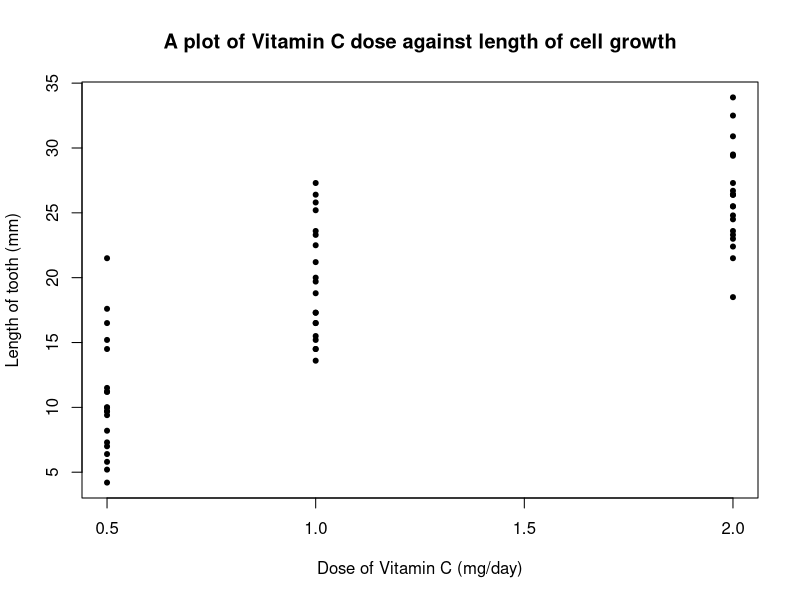
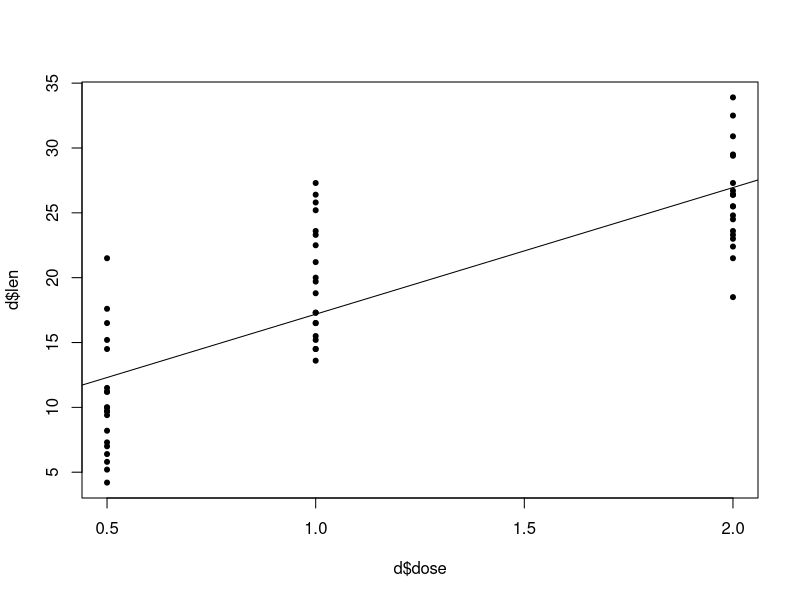

Reproduce these figures in R, in order. (Note: this script raises an error after producing the figures.)
###################################
###################################
########                   ########
########   Data Science 1  ########
########       Lab 7       ######## 
########   5th Dec. 2023   ########
########                   ########
###################################
###################################


# Lets load up the dataset 'ToothGrowth', which shows the result
# of an experiment looking at the effect of vitamin C on tooth growth
# in guinea pigs


data('ToothGrowth')
?ToothGrowth
d <- ToothGrowth
d

# 1.1
# Plot the tooth growth against the dose of vitamin C given



plot(d$dose,d$len, ylab="Length of tooth (mm)",pch=20, xlab="Dose of Vitamin C (mg/day)", main="A plot of Vitamin C dose against length of cell growth")

# 1.2 Run a linear regression exploring the association between vitamin C
# and tooth growth in Guinea pigs.
model<-lm(d$len ~ d$dose)




plot(d$dose,d$len,pch=20)>abline(model)
# 1.3 Which variable did you use as your outcome variable? Why?

# We want to see if the dose of vitamin C affects the tooth growth not the other way round.

#We used tooth growth as the outcome because the hypothesis is that toth growth is causally affected by the dosage of vitamin C.

# 1.4 Interpret the estimates for the intercept and the slope of the regression line
summary(model)
#The estimate for the intercept is 7.4mm. This means that the prodicted tooth length of a Guinea pig that was NOT given any VC is 7.4mm

#The estimate of the slope is 9.8mm. This means that for each additional mg/day of VC administered, the Guinea pigs are predicted to grow an additional 9.8mm.


# 1.5 Extract the 96 % confidence intervals for the slope and the intercepts and interpret them

confint(model, level=0.96)
?confint.default

#We have 96% CONFIDENCE that the true value of the intercept is between 4.8 and 10.1mm,  and that the true value of the effect of 1mg/day of VC is between 7.8 and 11.8mm


#In 96% of samples we would expect the true value of the intercept and slope to fall within our confidence intervals.

# 1.6 Interpret the p-values of the slope and intercept estimates. 

# The probability of seeing a slope and steep as the observed one (a number as extreme as 9.76) if the true slope was zero is 10^(-14) 

# 1.7 What is the connection between the confidence intervals and the p-values? 

#Tf an X% of CI doesn't contain 0, then the p-value for that estimate will be significant at the (1-X)% level 

# 1.8 Using the function predict() calculate the estimate and confidence interval for the predicted rate of tooth growth when the prescribed dose is 1.2mg/day

new_data <-data.frame(dose=1.2)

predict(model,new_data=new_data,interval='confidence',level=0.95)


# 1.9 Now get the confidence intervals for all possible values of the dosage between 0 and 2 mg/day, spaced out 0.01 mg/day from each other


new_data<- data.frame(..., )

# 1.10 plot the predicted values, upper, and lower confidence intervals as lines on the data

# 1.11 Compare this to using geom_smooth(method=lm) using ggplot2



#####################
####    Loops    ####
#####################

# Loops are algorithms that repeat a procedure over and over until they are instructed to stop.
# There are two main kinds:
# FOR loops iterate over a predetermined set (vector, list, etc)
fruits <- c('apple','banana', 'pineapple','mango','orange')
for(i in fruits){
  print(paste('My favourite fruit is',i,sep=': '))
}

useless_function <- function(n){
  for (i in 1:n){
    print(paste0(i,'. This number is: ', c('even','odd')[i%%2 +1]))
  }
}
useless_function(7)

### 2.1 
data(iris)

# Write a for loop that iterates over the column names of the iris dataset and print each together with the number of characters in the column name in parenthesis. Example output: Sepal.Length (12). To get the number of characters use the function nchar().


# Next, WHILE loops continue to loop until the boolean statment in the defining parentheses, e.g.

### 2.2 How many numbers do you need in the sequence 1*2*3*4*5*... before the product exceeds 10 million?
# Use a while loop to get the answer
